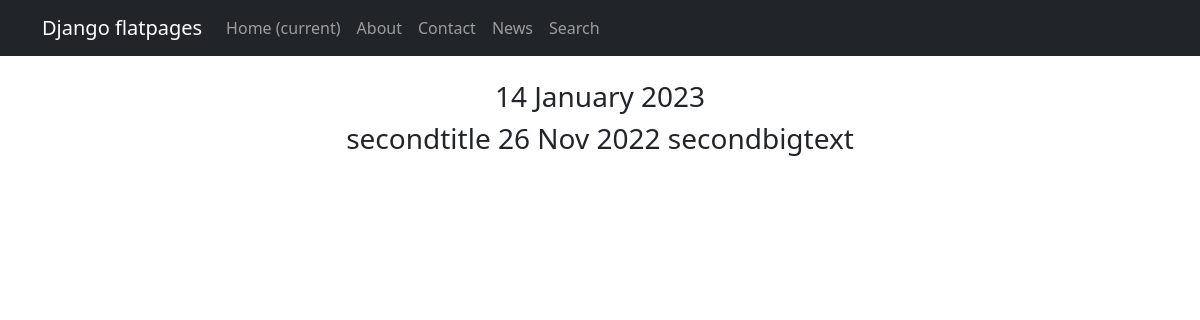
The page /news/2 on the database its author committed.
### newsportal/models.py (models this page shows, shortened)
class Post(models.Model):
    author = models.ForeignKey(Author, on_delete=models.CASCADE)
    NEWS = 'NW'
    ARTICLE = 'AR'
    CATEGORY_CHOICES = (
        (NEWS, 'Новость'),
        (ARTICLE, 'Статья'),
    )
    categoryType = models.CharField(max_length=2, choices=CATEGORY_CHOICES, default=ARTICLE)
    dateCreation = models.DateTimeField(auto_now_add=True)
    postCategory = models.ManyToManyField(Category, through='postCategory')
    title = models.CharField(max_length=128)
    text = models.TextField()
    rating = models.SmallIntegerField(default=0)

### newsportal/views.py (the view)
# urls.py: path('<int:pk>', NewDetail.as_view(), name='post_detail'),
class NewDetail(DetailView):
    model = Post
    template_name = 'new.html'
    context_object_name = 'new'

### newsportal/templatetags/custom_filters.py (called while the page is built)
@register.filter()
def censor(value):
    bad_words = ('бяка', 'бяки', 'бука', 'буки', 'буки!', 'буками')
    if not isinstance(value, str):
        raise TypeError(f"unresolved type '{type(value)}' expected  type 'str'")
    specialsimbols=('!', ',', '.', ':', ';')
    for word in value.split():
        if word[len(word)-1] in specialsimbols:
            word = word[:len(word)-1]
        if word.lower() in bad_words:
            value = value.replace(word, f"{word[0]}{'*' * (len(word) - 1)}")
    return value

### newsportal/templatetags/custom_tags.py (called while the page is built)
@register.simple_tag()
def current_time(format_string='%b %d %Y'):
   return datetime.utcnow().strftime(format_string)

### templates/flatpages/new.html (shortened to what this page needs)
{% extends 'flatpages/default.html' %}
{% load custom_filters %}
{% load custom_tags %}
{% block content %}
    <br>
    <h3>{% current_time '%d %B %Y' %}</h3>
    <tr>
        <h3><td>{{ new.title|censor }}</td>
        <td>{{ new.dateCreation|date:'d M Y' }}</td>
        <td>{{ new.text|censor }}</td>
    </tr></h3><br>
{% endblock content %}

### rows shown on the page
Post: title|censor "secondtitle", dateCreation "26 Nov 2022", text|censor "secondbigtext"
